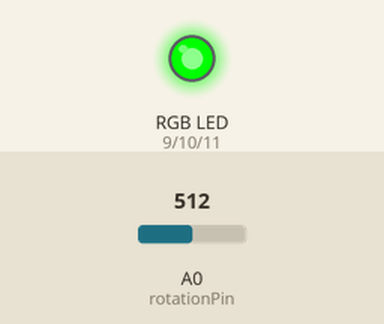
Bench run of a sketch on a simulated Arduino Uno, built with avr-gcc and run on an emulated ATmega328P. Parts: an RGB LED mixed from three pins (HIGH = lit). Inputs (shaded band) come from the test bench; at power-on: A0 (rotationPin) = 512.

Above: at 1.2 s.
1.3 s: A0 (rotationPin) set to 639
2.8 s: A0 (rotationPin) set to 656
At 4.0 s:
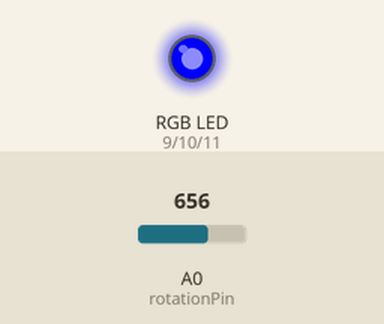
4.3 s: A0 (rotationPin) set to 511
At 5.2 s:
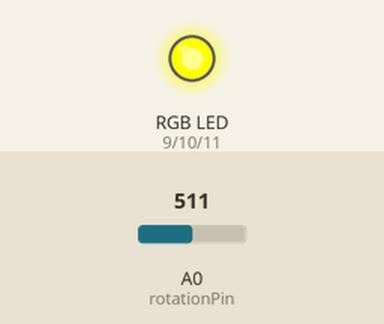
5.8 s: A0 (rotationPin) set to 357
7.3 s: A0 (rotationPin) set to 332
At 8.6 s:
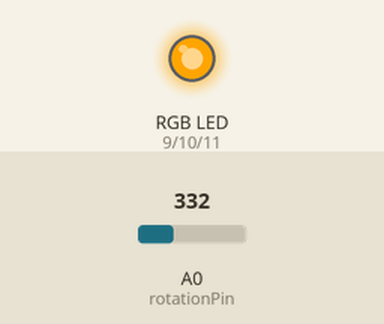
Timing chart, 0 to 9.8 s (numbered marks = the images above; inputs shaded):
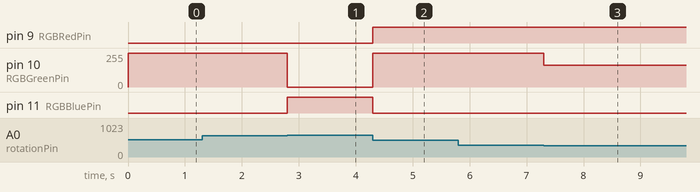

The sketch:

lab_3_level_3.ino
```cpp
//Sebastian Bruce
//Date: September 21 2023
//Description: change color by using rotation dial

int RGBRedPin = 9; //The red RGB LED is connected pin 9 of the Arduino.
int RGBGreenPin = 10; //The green RGB LED is connected pin 10 of the Arduino.
int RGBBluePin = 11; //The blue RGB LED is connected pin 11 of the Arduino.
int rotationPin = A0; //The rotation sensor is plugged into pin A0 of the Arduino.
int data; //Variable for storing dial value
int speed; //Variable for storing speed for delay


void setup() { //The Setup function runs once.
  pinMode(RGBRedPin, OUTPUT); //Setup red RGB LED pin as an output pin.
  pinMode(RGBGreenPin, OUTPUT); //Setup green RGB LED pin as an output pin.
  pinMode(RGBBluePin, OUTPUT); //Setup blue RGB LED pin as an output pin.
  pinMode(rotationPin,INPUT);
  Serial.begin(9600);
}

void loop()
{
  data = analogRead(rotationPin); //Read the value from the light sensor and store it
  if(data >= 0 && data <= 164) { //red
    analogWrite(RGBRedPin, 255);
    analogWrite(RGBGreenPin, 0);
    analogWrite(RGBBluePin, 0);
  }
  else if(data >= 164 && data <= 348) { //orange
    analogWrite(RGBRedPin, 255);
    analogWrite(RGBGreenPin, 165);
    analogWrite(RGBBluePin, 0);
  }
  else if(data >= 348 && data <= 511) { //yellow
    analogWrite(RGBRedPin, 255);
    analogWrite(RGBGreenPin, 255);
    analogWrite(RGBBluePin, 0);
  }
  else if(data >= 511 && data <= 647) { //green
    analogWrite(RGBRedPin, 0);
    analogWrite(RGBGreenPin, 255);
    analogWrite(RGBBluePin, 0);
  }
  else if(data >= 647 && data <= 859) { //blue
    analogWrite(RGBRedPin, 0);
    analogWrite(RGBGreenPin, 0);
    analogWrite(RGBBluePin, 255);
  }
  else if(data >= 859 && data <= 1023) { //purple
    analogWrite(RGBRedPin, 128);
    analogWrite(RGBGreenPin, 0);
    analogWrite(RGBBluePin, 128);
  }
}
```

Measured:
- the behaviour switches between 647 and 648 on A0 (rotationPin) (found by bisection; images 0 and 1)
- the behaviour switches between 349 and 348 on A0 (rotationPin) (found by bisection; images 2 and 3)
- after the input at 1.3 s, every drawn part: stays the same
- after the input at 2.8 s, pin 10 (RGBGreenPin): 255/255 → 0/255 at once; pin 11 (RGBBluePin): LOW → HIGH at once
- after the input at 4.3 s, pin 9 (RGBRedPin): LOW → HIGH at once; pin 10 (RGBGreenPin): 0/255 → 255/255 at once; pin 11 (RGBBluePin): HIGH → LOW at once
- after the input at 5.8 s, every drawn part: stays the same
- after the input at 7.3 s, pin 10 (RGBGreenPin): 255/255 → 165/255 at once
